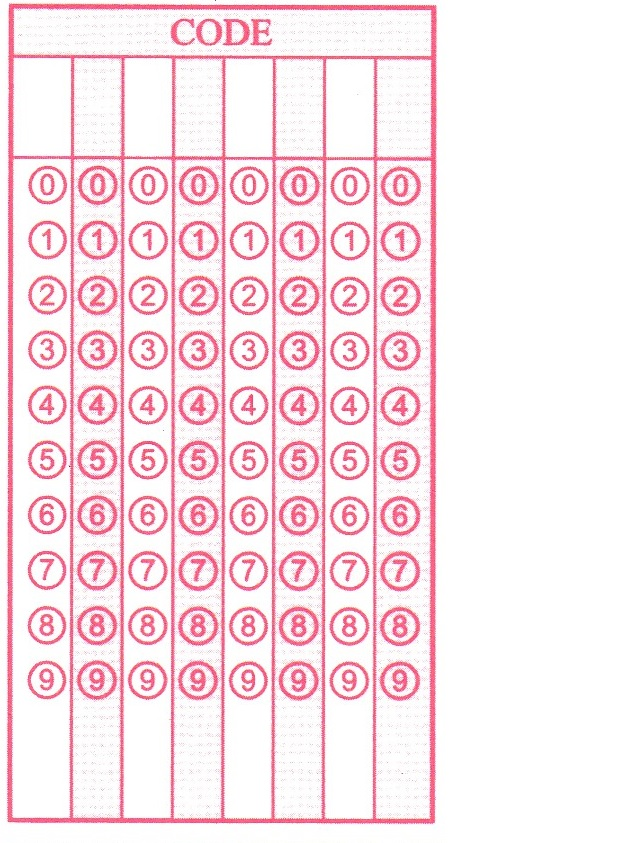
#> input picture img_data/omstest2.jpg, 628 x 843 px
$ python edcamcam_testfile_imgproc7.py   (Python 2 division)   (older library calls are emulated)
#> lines starting #> are read from the running program, lines starting #| are printed output that depends on the picture; after the words box and inside, x2 and y2 are one past the last pixel; in counts of white or black regions, pixels touching at a corner belong together
import numpy as np
import cv2
from edcamcam_testfile_shape import shapedetector
import matplotlib.pyplot as plt

#Part 1: Image Loading
#-------------------------------------------------------------------
#load image
img = cv2.imread('img_data/omstest2.jpg',cv2.IMREAD_GRAYSCALE)
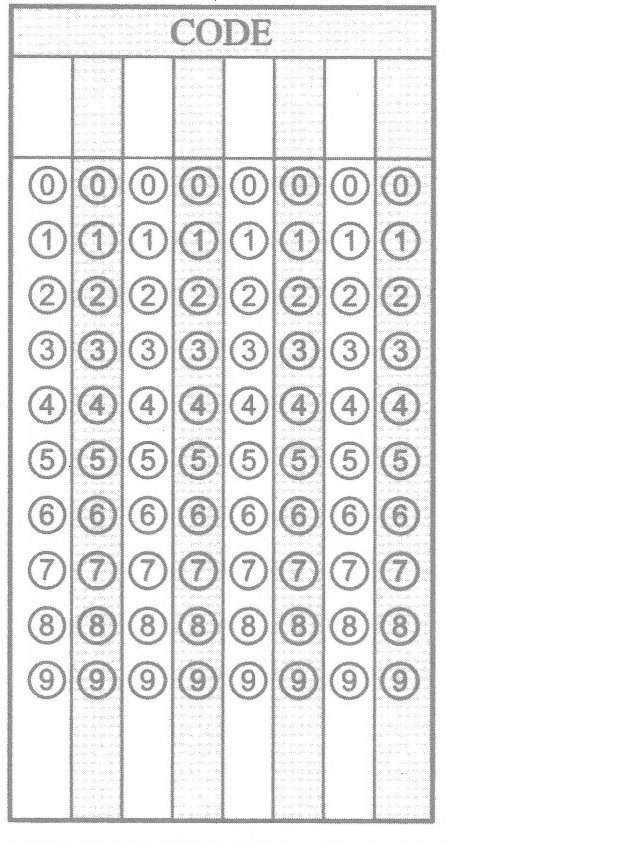
#> img: shape (843, 628); min 52, max 255, mean 235.9
img2= cv2.imread('img_data/omstest2.jpg')
#> img2 is the input picture: shape (843, 628, 3); mean B, G, R 234.3, 228.5, 249

#bilateral filter, sharpen, thresh
biblur=cv2.bilateralFilter(img,20,175,175)
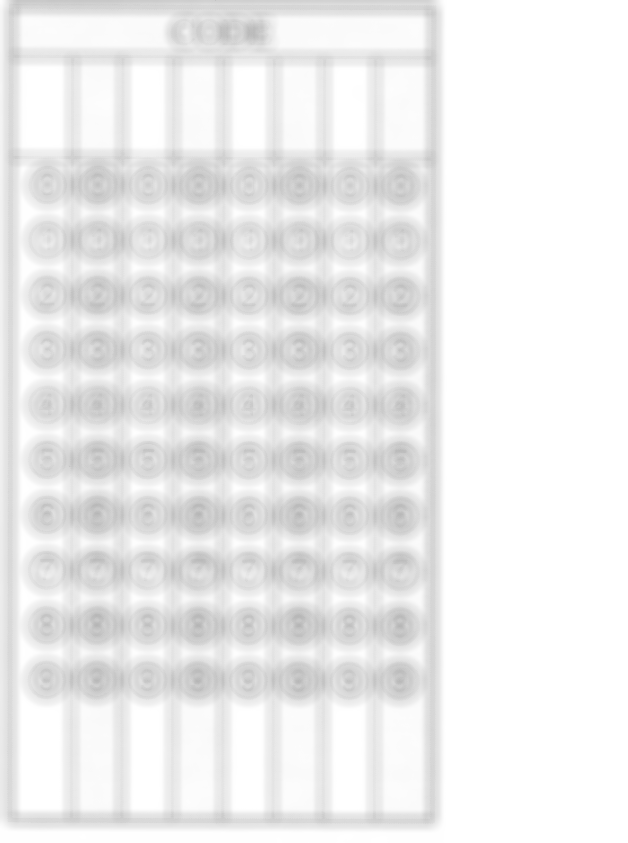
#> biblur: shape (843, 628); min 180, max 255, mean 236.5
sharp=cv2.addWeighted(img,1.55,biblur,-0.5,0)
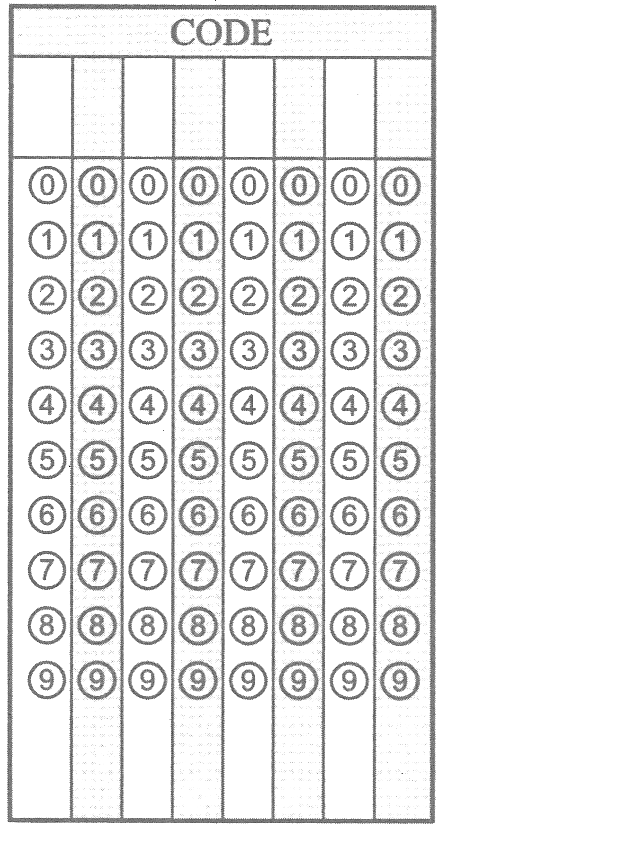
#> sharp: shape (843, 628); min 0, max 255, mean 234.7
ret1,thresh1 = cv2.threshold(sharp,127,255,cv2.THRESH_OTSU)
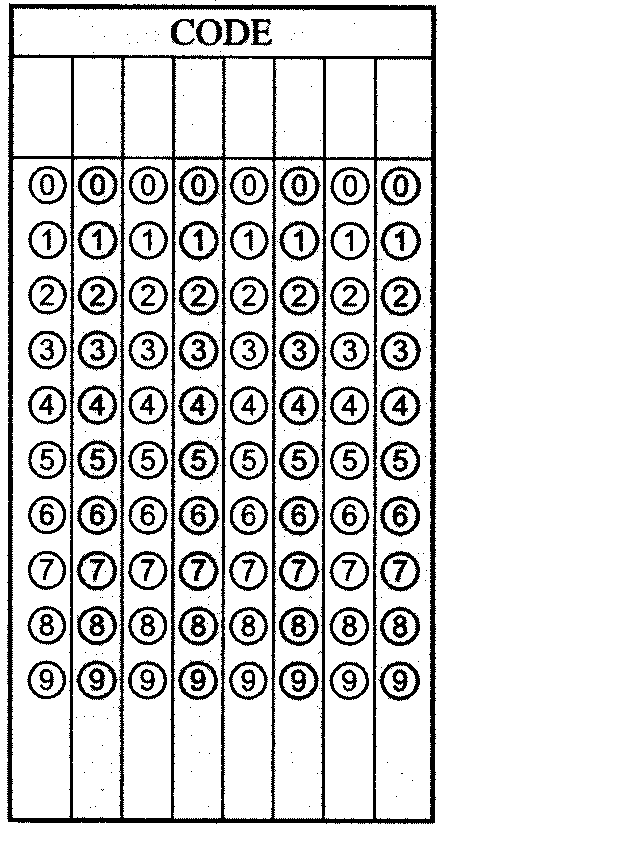
#> thresh1: shape (843, 628); 85.4% white; 360 black regions (195 under 20 px), largest, box (x1, y1, x2, y2) and area: (7, 3, 437, 824) 30831, (178, 551, 219, 591) 467, (380, 496, 420, 537) 462
#> ret1 = 190

#negative image
inv=cv2.bitwise_not(thresh1)

#closed image
kernel = cv2.getStructuringElement(cv2.MORPH_ELLIPSE, (3, 3))
closed = cv2.morphologyEx(inv, cv2.MORPH_CLOSE, kernel)
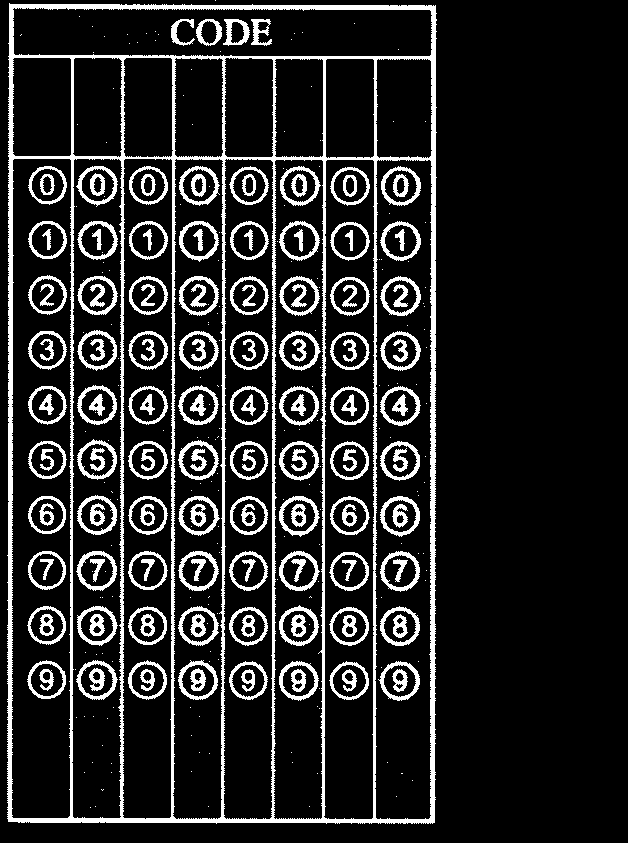
#> closed: shape (843, 628); 14.7% white; 343 white regions (178 under 20 px)


#Part 2: Finding Valid Contours
#-------------------------------------------------------------------
#find countours
im2, contours, hierarchy = cv2.findContours(closed, cv2.RETR_TREE, cv2.CHAIN_APPROX_NONE)
#> contours = 497 contours, 184 with area under 20; largest, box (x1, y1, x2, y2) and area: (7, 3, 437, 824) 348598, (11, 158, 72, 819) 38696, (374, 159, 433, 820) 36264, (323, 159, 375, 820) 32432, (122, 158, 173, 820) 32104


#prepare empty canvas
height, width = img.shape[:2]
#> height = 843; width = 628
emptycanvas=np.zeros((height,width),dtype=np.uint8)

#truncate contours with A<10
kcounter = 0
for c in contours:

    A = cv2.contourArea(c)

    if A<100:
#> (the run stopped early here; a loop or call above may not have finished)

$ run again, with img_data/omstest1.jpg copied over img_data/omstest2.jpg
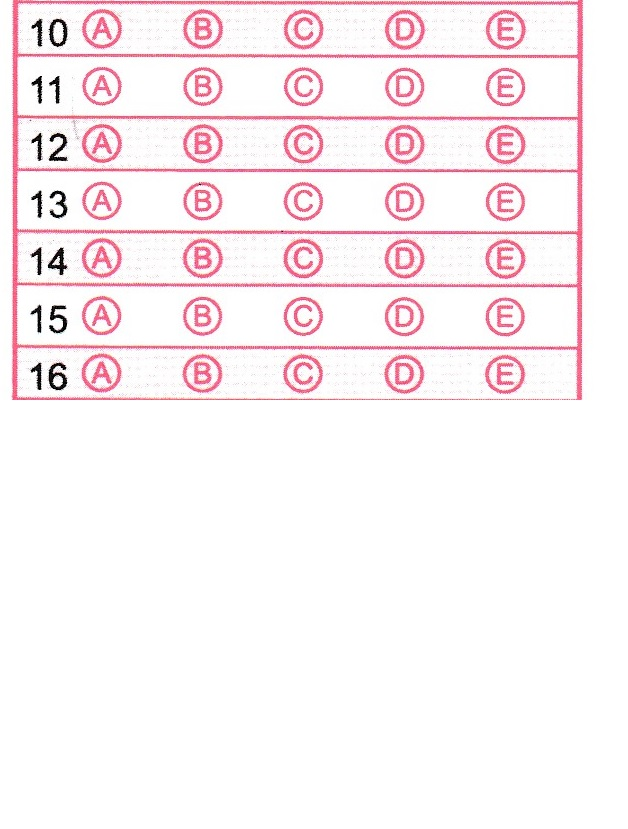
#> input picture img_data/omstest1.jpg, 628 x 829 px
#> img2 is the input picture: shape (829, 628, 3); mean B, G, R 244.1, 241.4, 250.7
#> `ret1,thresh1 = cv2.threshold(sharp,127,255,cv2.THRESH_OTSU)`:
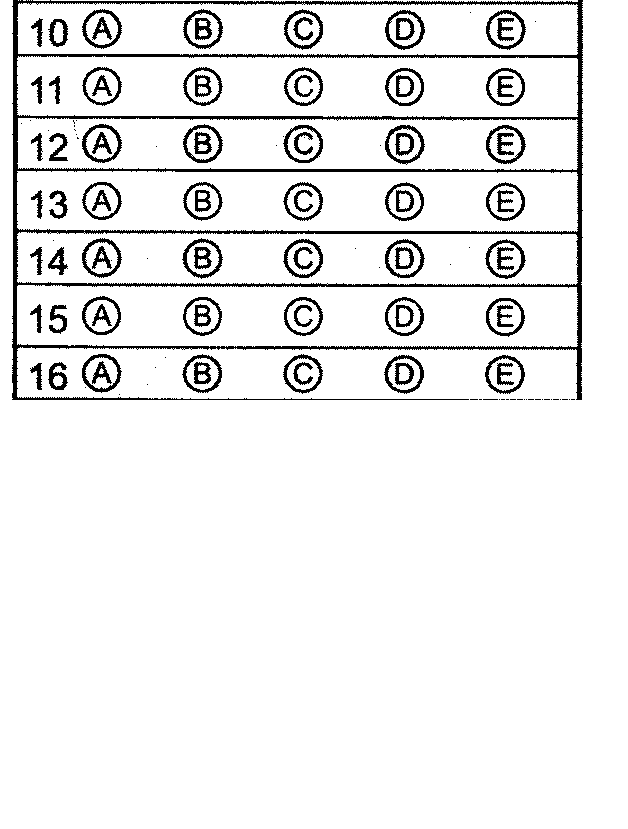
#> thresh1: shape (829, 628); 92.7% white; 133 black regions (48 under 20 px), largest, box (x1, y1, x2, y2) and area: (12, 0, 583, 400) 15361, (82, 354, 122, 393) 407, (82, 124, 122, 163) 406
#> ret1 = 186
#> `closed = cv2.morphologyEx(inv, cv2.MORPH_CLOSE, kernel)`:
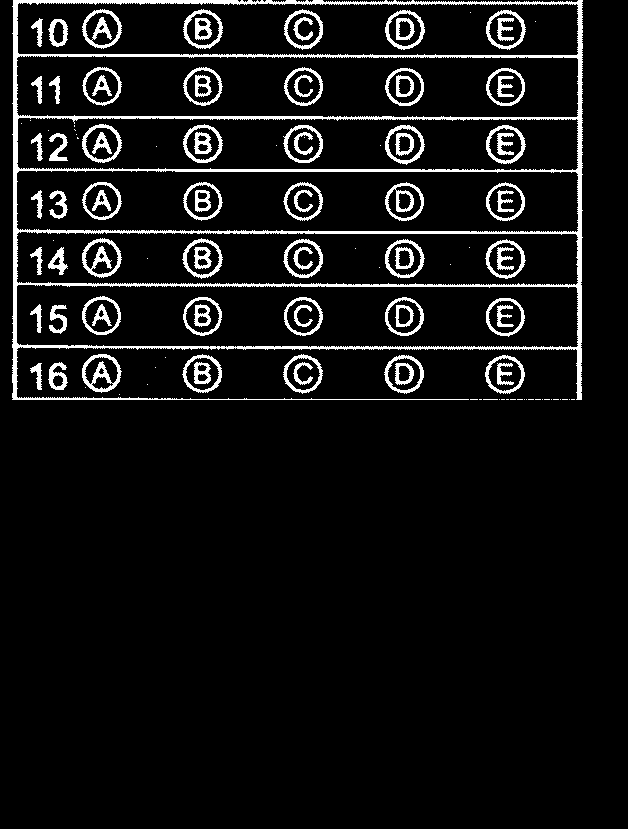
#> closed: shape (829, 628); 7.4% white; 125 white regions (44 under 20 px)
#> contours = 198 contours, 45 with area under 20; largest, box (x1, y1, x2, y2) and area: (12, 0, 583, 400) 197850, (16, 284, 579, 348) 33971, (16, 55, 579, 118) 33698, (16, 170, 579, 233) 33695, (16, 2, 579, 56) 28840

$ run again, with img_data/omstest3.jpg copied over img_data/omstest2.jpg
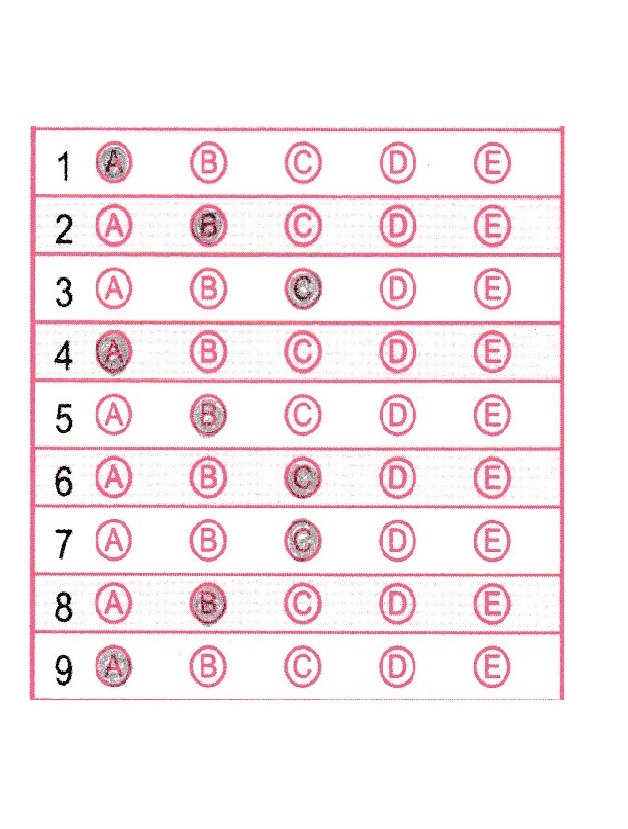
#> input picture img_data/omstest3.jpg, 628 x 829 px
#> img2 is the input picture: shape (829, 628, 3); mean B, G, R 240.6, 237.2, 248.4
#> `ret1,thresh1 = cv2.threshold(sharp,127,255,cv2.THRESH_OTSU)`:
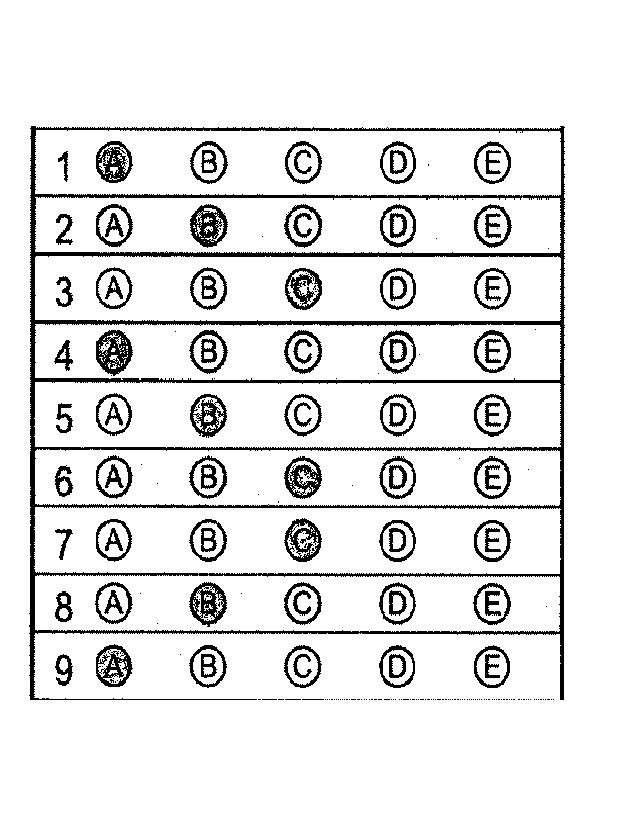
#> thresh1: shape (829, 628); 90.2% white; 237 black regions (145 under 20 px), largest, box (x1, y1, x2, y2) and area: (29, 126, 565, 700) 20075, (96, 330, 133, 376) 962, (190, 204, 228, 248) 913
#> ret1 = 188
#> `closed = cv2.morphologyEx(inv, cv2.MORPH_CLOSE, kernel)`:
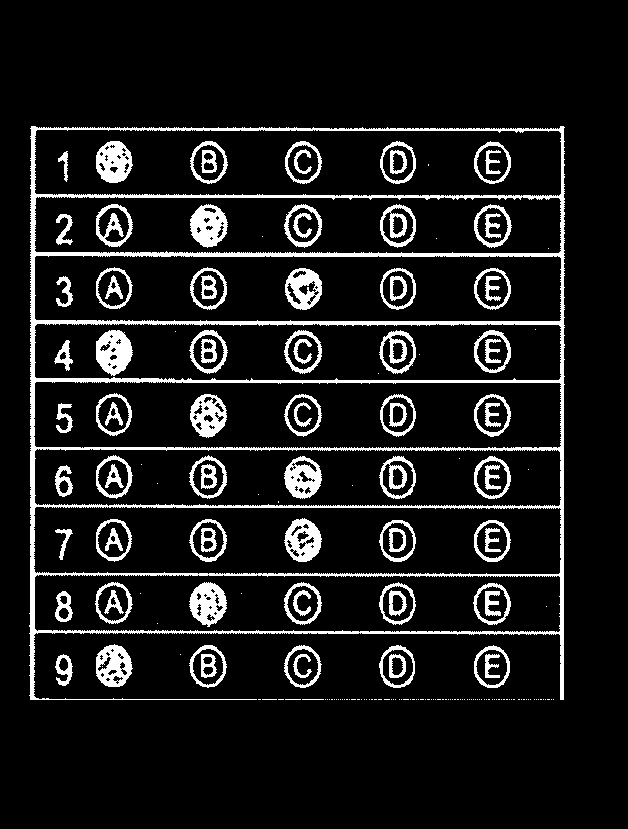
#> closed: shape (829, 628); 10.2% white; 199 white regions (111 under 20 px)
#> contours = 368 contours, 163 with area under 20; largest, box (x1, y1, x2, y2) and area: (29, 126, 565, 700) 269401, (33, 506, 562, 575) 34950, (33, 381, 562, 449) 34500, (34, 129, 562, 197) 34270, (34, 255, 562, 322) 34269

$ run again, with img_data/omstest4.jpg copied over img_data/omstest2.jpg
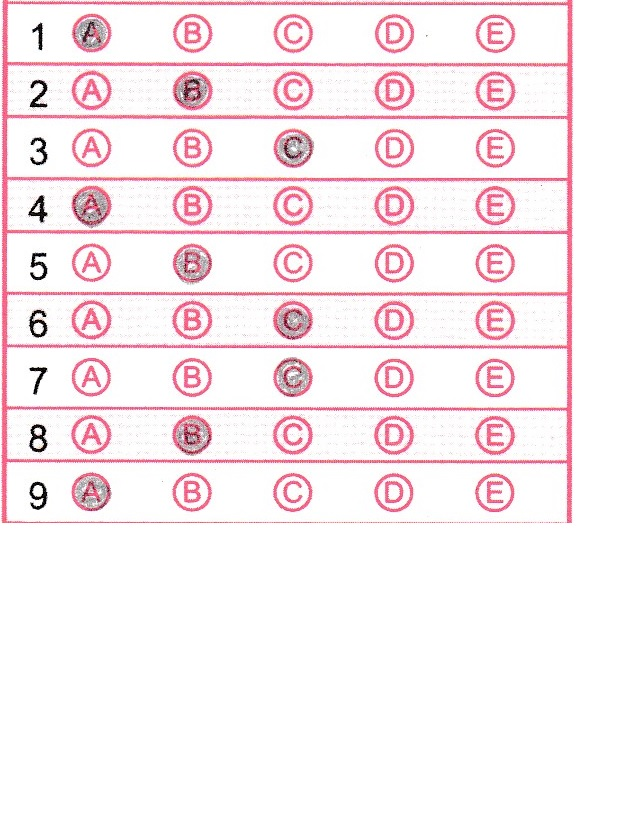
#> input picture img_data/omstest4.jpg, 628 x 829 px
#> img2 is the input picture: shape (829, 628, 3); mean B, G, R 241, 237.7, 249.4
#> `ret1,thresh1 = cv2.threshold(sharp,127,255,cv2.THRESH_OTSU)`:
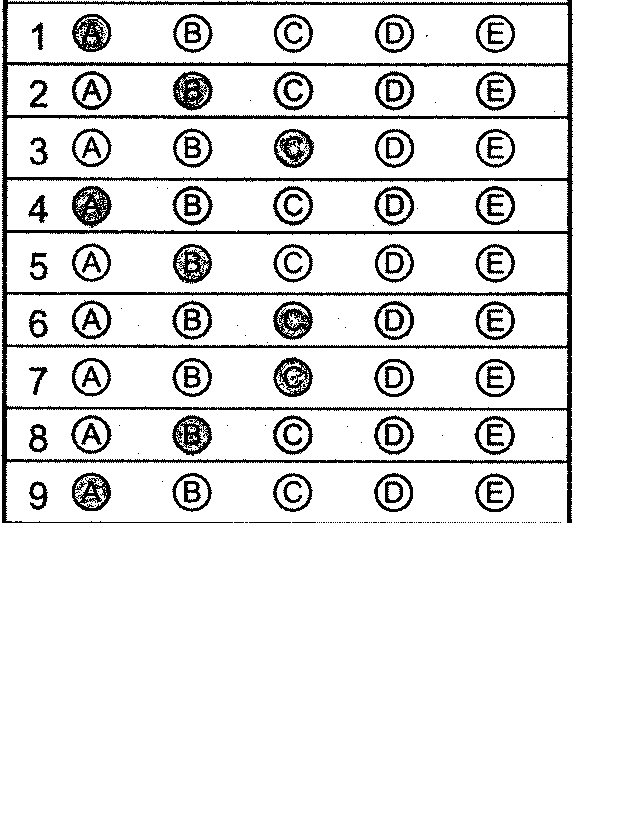
#> thresh1: shape (829, 628); 90.4% white; 248 black regions (155 under 20 px), largest, box (x1, y1, x2, y2) and area: (1, 0, 573, 523) 19794, (72, 186, 112, 228) 930, (173, 71, 213, 111) 895
#> ret1 = 188
#> `closed = cv2.morphologyEx(inv, cv2.MORPH_CLOSE, kernel)`:
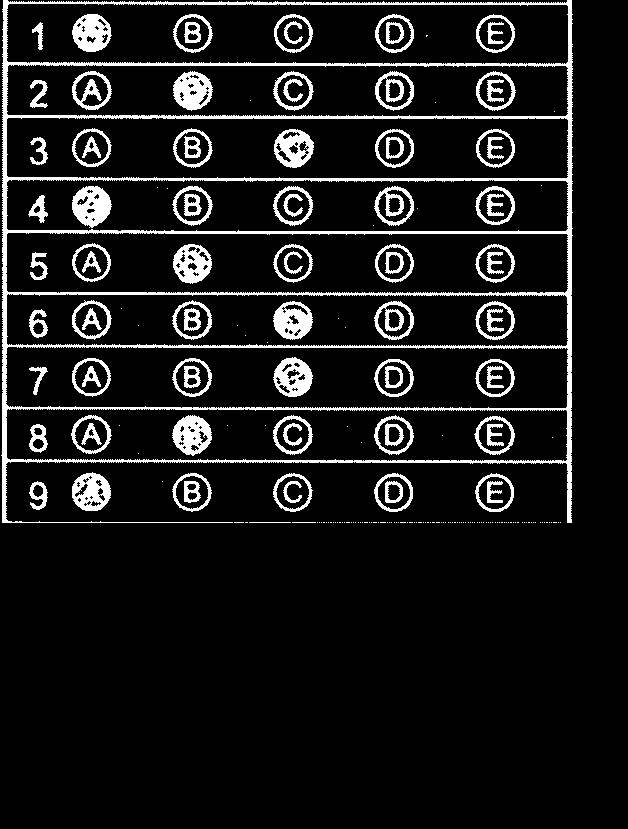
#> closed: shape (829, 628); 10% white; 212 white regions (123 under 20 px)
#> contours = 378 contours, 175 with area under 20; largest, box (x1, y1, x2, y2) and area: (1, 0, 573, 523) 261876, (5, 346, 569, 409) 33908, (6, 117, 569, 179) 33720, (5, 232, 569, 294) 33412, (6, 3, 569, 65) 33204
